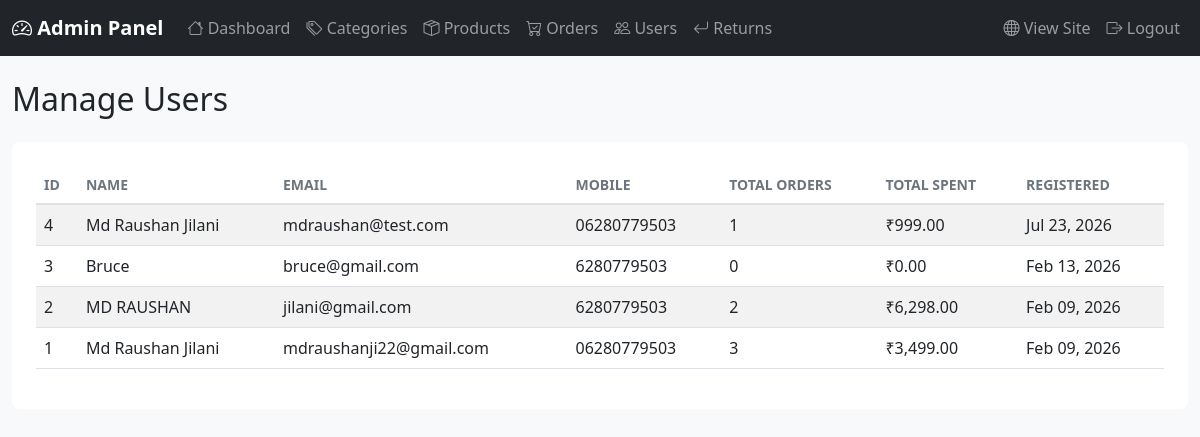
Page /admin/users.php (signed in) on the committed database.
### tables this page shows
CREATE TABLE `users` (
  `id` int(11) NOT NULL,
  `name` varchar(100) NOT NULL,
  `email` varchar(100) NOT NULL,
  `mobile` varchar(15) NOT NULL,
  `password` varchar(255) NOT NULL,
  `address` text DEFAULT NULL,
  `city` varchar(50) DEFAULT NULL,
  `state` varchar(50) DEFAULT NULL,
  `pincode` varchar(10) DEFAULT NULL,
  `created_at` timestamp NOT NULL DEFAULT current_timestamp(),
  `updated_at` timestamp NOT NULL DEFAULT current_timestamp() ON UPDATE current_timestamp()
);

### includes/functions.php (called while the page is built, shortened)
<?php
function formatPrice($price) {
    return '₹' . number_format($price, 2);
}
?>

### admin/users.php (the view, shortened to what this page needs)
<?php
require_once __DIR__ . '/../includes/functions.php';
require_once __DIR__ . '/../includes/admin_header.php';
$db = getDB();
$users = $db->query("
    SELECT u.*,
           (SELECT COUNT(*) FROM orders WHERE user_id = u.id) as total_orders,
           (SELECT COALESCE(SUM(total_amount), 0) FROM orders WHERE user_id = u.id AND order_status = 'completed') as total_spent
    FROM users u
    ORDER BY u.created_at DESC
")->fetchAll();
?>
<div class="container-fluid my-4">
    <h2 class="mb-4">Manage Users</h2>
    <div class="card">
        <div class="card-body">
            <div class="table-responsive">
                <table class="table table-striped">
                    <thead>
                        <tr>
                            <th>ID</th>
                            <th>Name</th>
                            <th>Email</th>
                            <th>Mobile</th>
                            <th>Total Orders</th>
                            <th>Total Spent</th>
                            <th>Registered</th>
                        </tr>
                    </thead>
                    <tbody>
                        <?php foreach ($users as $user): ?>
                        <tr>
                            <td><?php echo $user['id']; ?></td>
                            <td><?php echo htmlspecialchars($user['name']); ?></td>
                            <td><?php echo htmlspecialchars($user['email']); ?></td>
                            <td><?php echo htmlspecialchars($user['mobile']); ?></td>
                            <td><?php echo $user['total_orders']; ?></td>
                            <td><?php echo formatPrice($user['total_spent']); ?></td>
                            <td><?php echo date('M d, Y', strtotime($user['created_at'])); ?></td>
                        </tr>
                        <?php endforeach; ?>
                    </tbody>
                </table>
            </div>
        </div>
    </div>
</div>
<?php require_once __DIR__ . '/../includes/admin_footer.php'; ?>

### assets/css/admin.css (style rules this page uses)
body { background-color: #f8f9fa; }
.container-fluid { max-width: 1400px; }
.card { border: none; border-radius: 0.5rem; }
.card-body { padding: 1.5rem; }
.table { background-color: white; }
.table thead th { border-bottom: 2px solid #dee2e6; font-weight: 600; text-transform: uppercase; font-size: 0.875rem; color: #6c757d; }

### rows in the picture
users: id "4", name "Md Raushan Jilani", email "mdraushan@test.com", mobile "06280779503", total_orders "1", total_spent "₹999.00", created_at "Jul 23, 2026"
users: id "3", name "Bruce", email "bruce@gmail.com", mobile "6280779503", total_orders "0", total_spent "₹0.00", created_at "Feb 13, 2026"
users: id "2", name "MD RAUSHAN", email "jilani@gmail.com", mobile "6280779503", total_orders "2", total_spent "₹6,298.00", created_at "Feb 09, 2026"
users: id "1", name "Md Raushan Jilani", email "mdraushanji22@gmail.com", mobile "06280779503", total_orders "3", total_spent "₹3,499.00", created_at "Feb 09, 2026"
